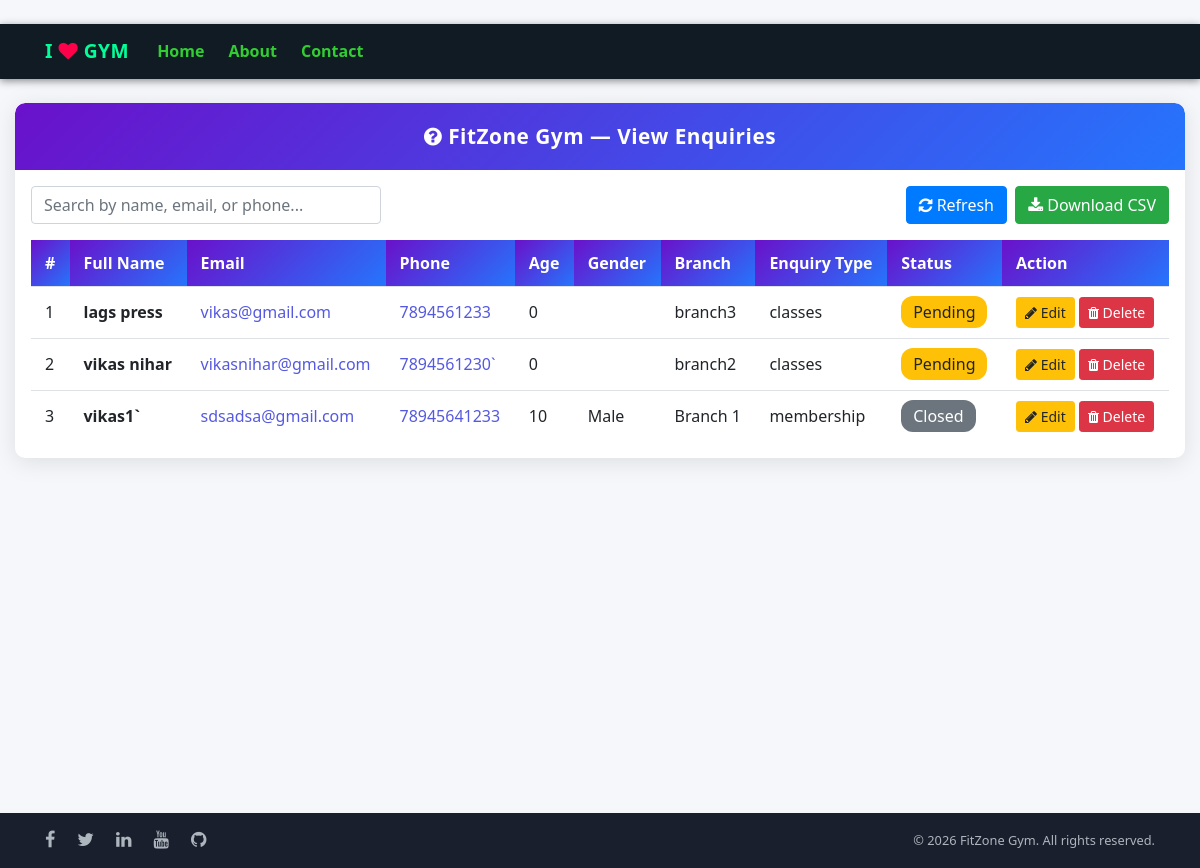
Before: /view_enquiry/ with the older database file.
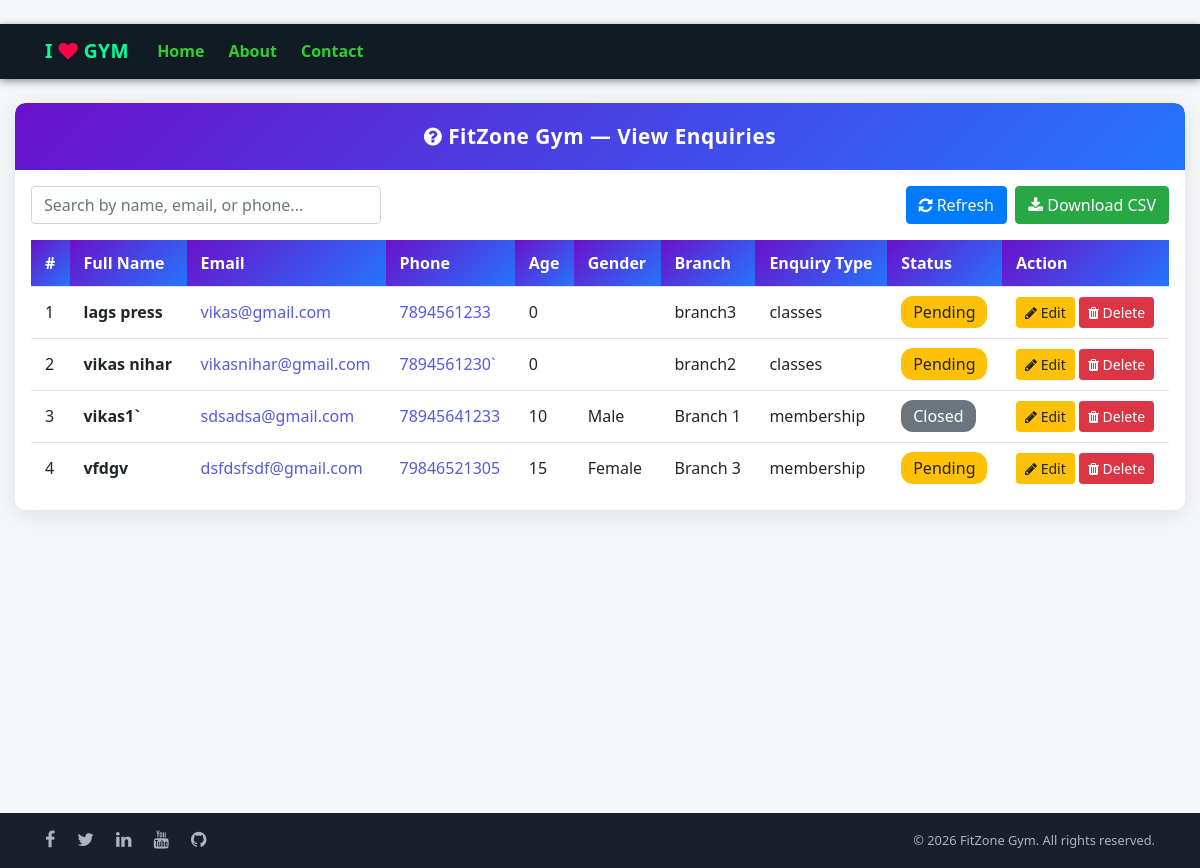
After: the same page with the newer database file.
### gym/models.py (models this page shows, shortened)
class Enquiry(models.Model):
    name = models.CharField(max_length=60)
    contact = models.CharField(max_length=15)  # Allow more digits for flexibility
    emailid = models.EmailField(max_length=60)  # Better validation
    age = models.PositiveIntegerField()
    gender = models.CharField(max_length=10)
    branch = models.CharField(max_length=100, blank=True, default="")
    enquiry_type = models.CharField(max_length=50, blank=True, default="")
    preferred_contact_date = models.DateField(null=True, blank=True)
    status = models.CharField(max_length=20, default="Pending")
    additional_info = models.TextField(blank=True, default="")

### gym/views.py (the view)
# urls.py: path('view_enquiry/', View_Enquiry, name='view_enquiry'),
def View_Enquiry(request):
    enq = Enquiry.objects.all()
    d = {'enq': enq}
    return render(request, 'view_enquiry.html', d)

### gym/templates/view_enquiry.html (shortened to what this page needs)
﻿{% extends 'navigation.html' %}
{% block body %}
<div class="container-fluid py-4" style="max-width: 1200px;">
    <div class="view-card bg-white">
        <div class="view-header">
            <i class="fa fa-question-circle"></i> FitZone Gym &mdash; View Enquiries
        </div>
        <div class="p-3">
            <div class="row mb-3 align-items-center">
                <div class="col-md-6 mb-2 mb-md-0">
                    <input type="text" id="enquirySearch" class="form-control search-bar" placeholder="Search by name, email, or phone..." onkeyup="searchEnquiries()">
                </div>
                <div class="col-md-6 text-md-right">
                    <button class="btn btn-primary mr-1" onclick="location.reload();"><i class="fa fa-refresh"></i> Refresh</button>
                    <a href="{% url 'export_enquiry_csv' %}" class="btn btn-success"><i class="fa fa-download"></i> Download CSV</a>
                </div>
            </div>
            <div class="table-responsive">
                <table class="table table-hover mb-0">
                    <thead>
                        <tr>
                            <th>#</th>
                            <th>Full Name</th>
                            <th>Email</th>
                            <th>Phone</th>
                            <th>Age</th>
                            <th>Gender</th>
                            <th>Branch</th>
                            <th>Enquiry Type</th>
                            <th>Status</th>
                            <th>Action</th>
                        </tr>
                    </thead>
                    <tbody id="enquiryTable">
                        {% for i in enq %}
                        <tr>
                            <td>{{ forloop.counter }}</td>
                            <td><strong>{{ i.name }}</strong></td>
                            <td><a href="mailto:{{ i.emailid }}" style="color:#5559e0;">{{ i.emailid }}</a></td>
                            <td><a href="tel:{{ i.contact }}" style="color:#5559e0;">{{ i.contact }}</a></td>
                            <td>{{ i.age }}</td>
                            <td>{{ i.gender }}</td>
                            <td>{{ i.branch|default:"-" }}</td>
                            <td>{{ i.enquiry_type|default:"-" }}</td>
                            <td>
                                {% if i.status == "Pending" %}
                                    <span class="badge-pending">Pending</span>
                                {% elif i.status == "Processed" %}
                                    <span class="badge-processed">Processed</span>
                                {% elif i.status == "Closed" %}
                                    <span class="badge-closed">Closed</span>
                                {% else %}
                                    <span>{{ i.status }}</span>
                                {% endif %}
                            </td>
                            <td style="white-space:nowrap;">
                                <a class="btn btn-warning btn-sm" href="{% url 'edit_enquiry' i.id %}"><i class="fa fa-pencil"></i> Edit</a>
                                <a class="btn btn-danger btn-sm" href="{% url 'delete_enquiry' i.id %}" onclick="return confirm('Are you sure?')"><i class="fa fa-trash"></i> Delete</a>
                            </td>
                        </tr>
                        {% empty %}
                        <tr>
                            <td colspan="10" class="text-center text-muted py-4">No enquiries found.</td>
                        </tr>
                        {% endfor %}
                    </tbody>
                </table>
            </div>
        </div>
    </div>
</div>
{% endblock %}

Changed rows visible on the page:
added Enquiry: name "vfdgv", emailid "dsfdsfsdf@gmail.com", contact "79846521305", age "15", gender "Female", branch "Branch 3", enquiry_type "membership", status "Pending"
